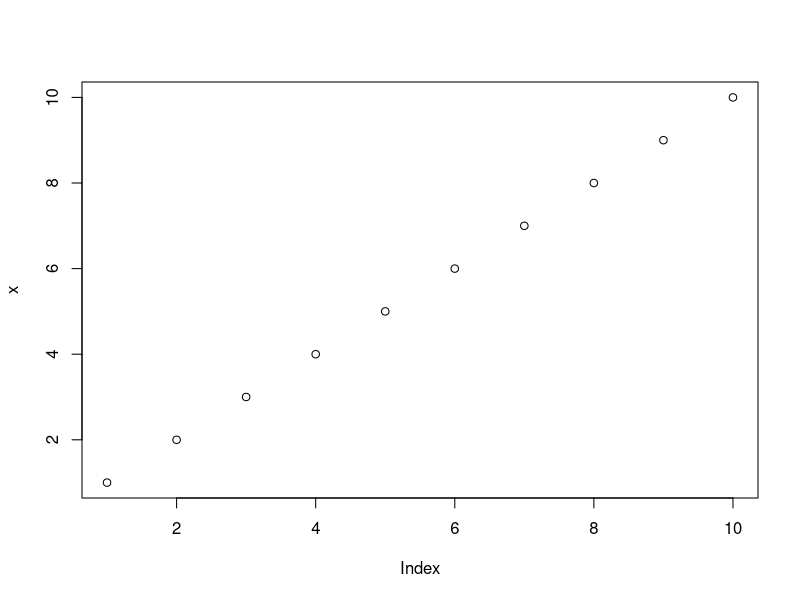
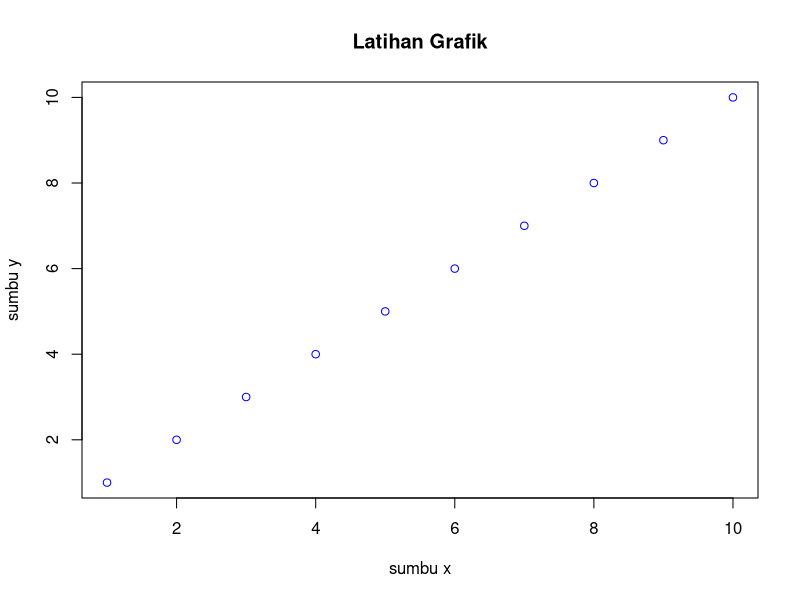
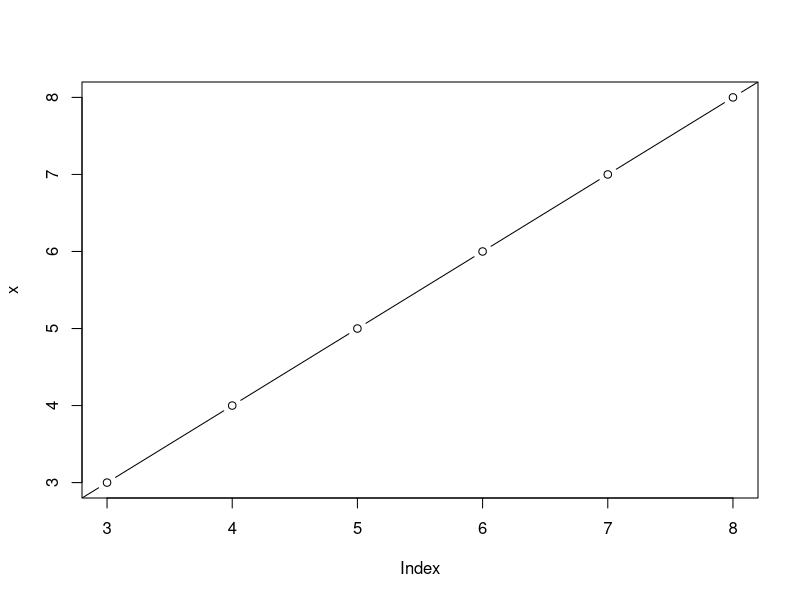
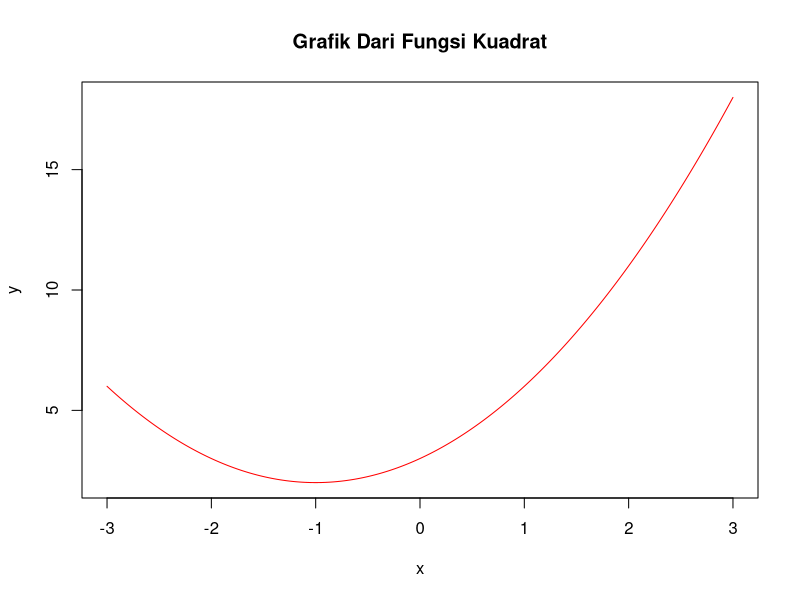
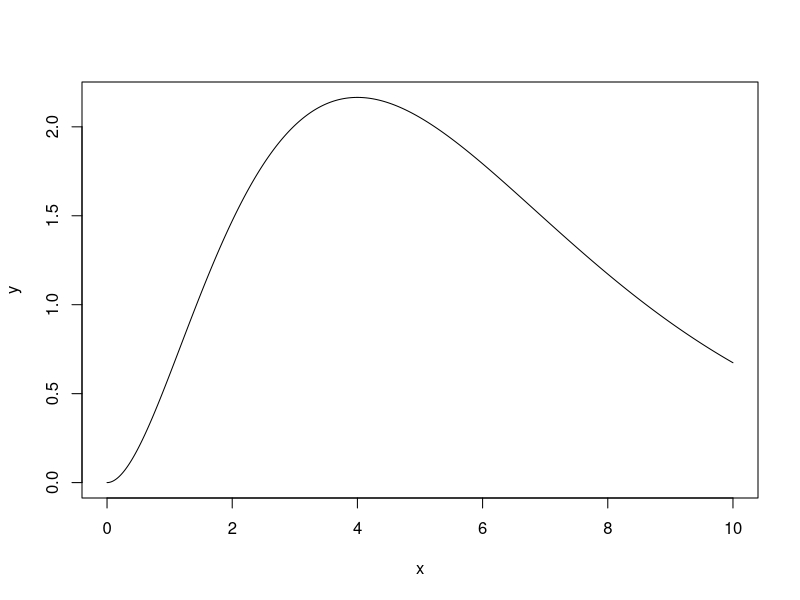
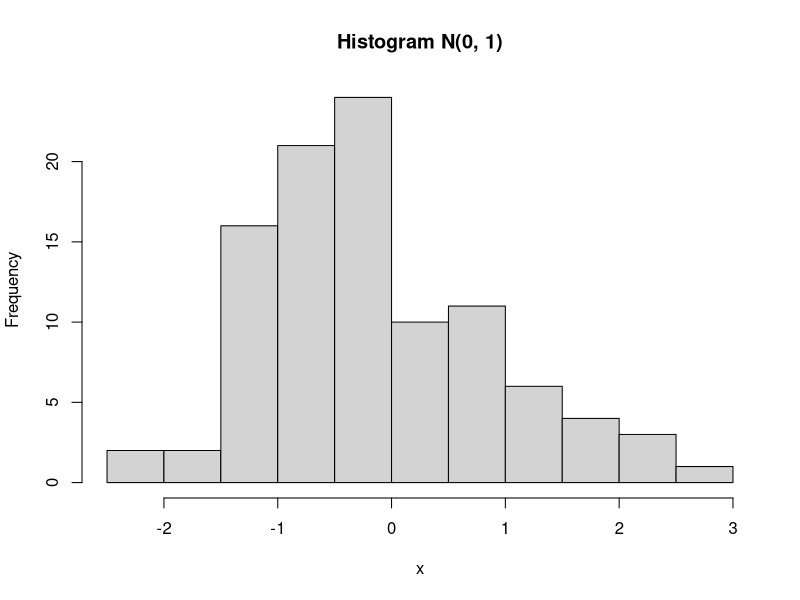
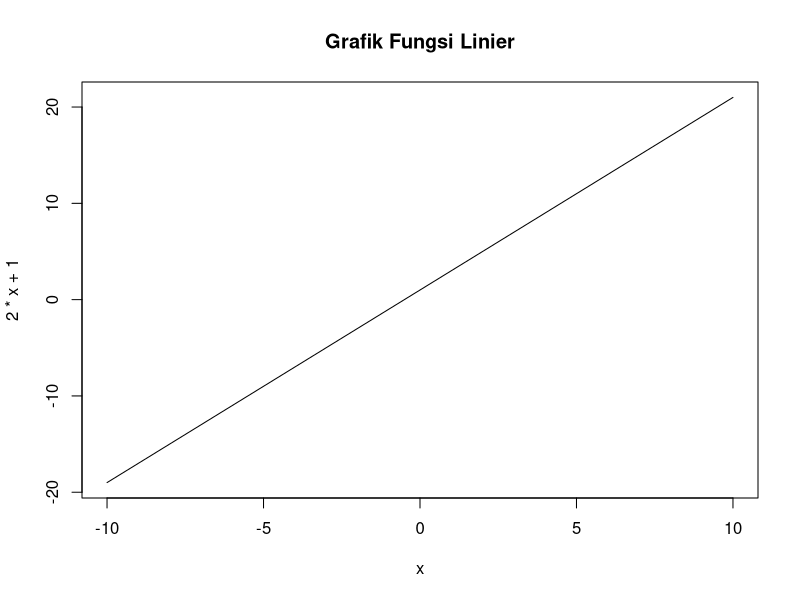
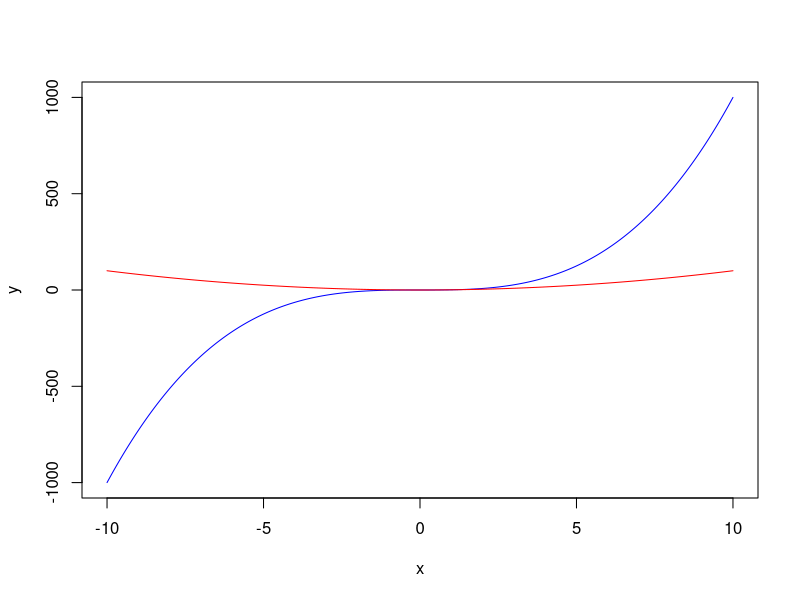

Write the R code that produced these figures, in order.
## ---- chunk 1
knitr::opts_chunk$set(echo = TRUE)
## ---- chunk 2
x <- c(1:10)
plot(x, type = "p")
## ---- chunk 3
plot(x, main="Latihan Grafik", xlab = "sumbu x", ylab="sumbu y", col="blue")
## ---- chunk 4
plot(x, xlim = c(3, 8), ylim = c(3, 8),  type="b")
## ---- chunk 5
x <- seq(-3, 3, 0.01)
y <- x^2 + 2*x + 3

plot(x, y, main = "Grafik Dari Fungsi Kuadrat", type="l", col="red")
## ---- chunk 6
x <- seq(0, 10, 0.01)
y <- x^2 * exp(-x/2)

plot(x, y, type="l")
## ---- chunk 7
set.seed(1234)

x <- rnorm(100, mean=0, sd=1)
hist(x, main="Histogram N(0, 1)")
## ---- chunk 8
# Memplot fungsi y = 2x + 1
curve(2*x + 1, from = -10, to = 10, lwd = 1, main = "Grafik Fungsi Linier")

## ---- chunk 9
# Membuat plot untuk demonstrasi paramater add pada fungsi curve 
x <- seq(-10, 10, 0.01)
y <- x^3

plot(x, y, type="l", col="blue")

# Memplot fungsi y = x^2
curve(x^2, from = -10, to = 10, col = "red", add = T, main = "Grafik Fungsi Non-Linier")
## ---- chunk 10
data("VADeaths")
head(VADeaths)
## ---- chunk 11
rural_male <- VADeaths[, "Rural Male"]
barplot(rural_male, horiz=F)
## ---- chunk 12
barplot(rural_male, border="steelblue",
        col=c("grey", "yellow", "blue", "green", "orange"),
        names.arg = c("G1", "G2", "G3", "G4", "G5"),
        horiz=T)
## ---- chunk 13
barplot(VADeaths, col=c("lightblue", "mistyrose", "lightcyan", "lavender", "cornsilk"),
        legend=c("50-54", "55-59", "60-64", "65-69", "70-74"),
        beside=F)
## ---- chunk 14
barplot(VADeaths, col=c("lightblue", "mistyrose", "lightcyan", "lavender", "cornsilk"),
        legend=c("50-54", "55-59", "60-64", "65-69", "70-74"),
        beside=T)
## ---- chunk 15
data("trees")
head(trees)
## ---- chunk 16
density_height <- density(trees$Height)
plot(density_height)
## ---- chunk 17
data("iris")
head(iris)
## ---- chunk 18
boxplot(iris$Sepal.Length, col="steelblue")
## ---- chunk 19
boxplot(iris$Sepal.Length~iris$Species, xlab="spesies", ylab="length",
        border="steelblue", col=c("#97E7E1", "#6AD4DD", "#7AA2E3"))
## ---- chunk 20
str(iris$Species)
## ---- chunk 21
pie(table(iris$Species))
